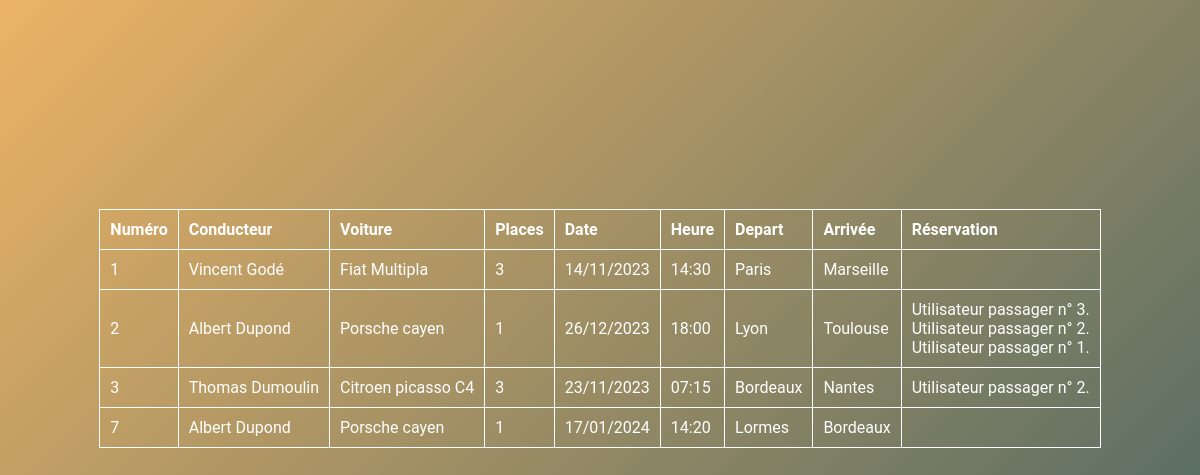
The page /adds_read.php on the database its author committed.
### tables this page shows
CREATE TABLE `adds` (
  `id` int NOT NULL,
  `driverId` int NOT NULL,
  `carId` int NOT NULL,
  `tripDateAndTime` datetime NOT NULL,
  `tripDepartureCity` varchar(255) NOT NULL,
  `tripArrivalCity` varchar(255) NOT NULL
);

CREATE TABLE `users` (
  `id` int NOT NULL,
  `firstname` varchar(255) NOT NULL,
  `lastname` varchar(255) NOT NULL,
  `email` varchar(255) NOT NULL,
  `birthday` datetime NOT NULL
);

CREATE TABLE `cars` (
  `id` int NOT NULL,
  `carmodel` varchar(255) NOT NULL,
  `color` varchar(255) NOT NULL,
  `capacity` varchar(255) NOT NULL
);

CREATE TABLE `bookings` (
  `id` int NOT NULL,
  `addId` int NOT NULL,
  `passengerId` int NOT NULL
);

### class/Entities/Add.php (called while the page is built, shortened)
<?php
class Add
{
    private $id;
    private $tripDateAndTime;
    private $tripDepartureCity;
    private $tripArrivalCity;
    private $bookings;
    public function getId(): string
    {
        return $this->id;
    }
    public function setId(string $id): void
    {
        $this->id = $id;
    }
    public function getTripDateAndTime(): DateTime
    {
        return $this->tripDateAndTime;
    }
    public function setTripDateAndTime(DateTime $tripDateAndTime): void
    {
        $this->tripDateAndTime = $tripDateAndTime;
    }
    public function getTripDepartureCity(): string
    {
        return $this->tripDepartureCity;
    }
    public function setTripDepartureCity(string $tripDepartureCity): void
    {
        $this->tripDepartureCity = $tripDepartureCity;
    }
    public function getTripArrivalCity(): string
    {
        return $this->tripArrivalCity;
    }
    public function setTripArrivalCity(string $tripArrivalCity): void
    {
        $this->tripArrivalCity = $tripArrivalCity;
    }
    public function getBookings(): ?array
    {
        return $this->bookings;
    }
    public function setBookings(array $bookings)
    {
        $this->bookings = $bookings;
        return $this;
    }
}

### class/Services/DataBaseService.php (called while the page is built, shortened)
<?php
class DataBaseService
{
    private $connection;
    public function __construct()
    {
        try {
            $this->connection = new PDO(
                'mysql:host=' . self::HOST . ';port=' . self::PORT . ';dbname=' . self::DATABASE_NAME,
                self::MYSQL_USER,
                self::MYSQL_PASSWORD
            );
            $this->connection->exec("SET CHARACTER SET utf8");
        } catch (Exception $e) {
            echo 'Erreur : ' . $e->getMessage();
        }
    }
    public function getUsers(): array
    {
        $users = [];
        $sql = 'SELECT * FROM users';
        $query = $this->connection->query($sql);
        $results = $query->fetchAll(PDO::FETCH_ASSOC);
        if (!empty($results)) {
            $users = $results;
        }
        return $users;
    }
    public function getCars(): array
    {
        $cars = [];
        $sql = 'SELECT * FROM cars';
        $query = $this->connection->query($sql);
        $results = $query->fetchAll(PDO::FETCH_ASSOC);
        if (!empty($results)) {
            $cars = $results;
        }
        return $cars;
    }
    public function getAdds(): array
    {
        $adds = [];
        $sql = 'SELECT * FROM adds';
        $query = $this->connection->query($sql);
        $results = $query->fetchAll(PDO::FETCH_ASSOC);
        if (!empty($results)) {
            $adds = $results;
        }
        return $adds;
    }
    public function getUserCars(string $userId): array
    {
        $userCars = [];
        $data = [
            'userId' => $userId,
        ];
        $sql = '
            SELECT c.*
            FROM cars as c
            LEFT JOIN users_cars as uc ON uc.car_id = c.id
            WHERE uc.user_id = :userId';
        $query = $this->connection->prepare($sql);
        $query->execute($data);
        $results = $query->fetchAll(PDO::FETCH_ASSOC);
        if (!empty($results)) {
            $userCars = $results;
        }
        return $userCars;
    }
    public function getUserBookings(string $userId): array
    {
        $userBookings = [];
        $data = [
            'userId' => $userId,
        ];
        $sql = '
            SELECT b.*
            FROM bookings as b
            LEFT JOIN users_bookings as ub ON ub.booking_id = b.id
            WHERE ub.user_id = :userId';
        $query = $this->connection->prepare($sql);
        $query->execute($data);
        $results = $query->fetchAll(PDO::FETCH_ASSOC);
        if (!empty($results)) {
            $userBookings = $results;
        }
        return $userBookings;
    }
    public function getUserAdds(string $userId): array
    {
        $userAdds = [];
        $data = [
            'userId' => $userId,
        ];
        $sql = '
            SELECT a.*
            FROM adds as a
            LEFT JOIN users_adds as ua ON ua.add_id = a.id
            WHERE ua.user_id = :userId';
        $query = $this->connection->prepare($sql);
        $query->execute($data);
        $results = $query->fetchAll(PDO::FETCH_ASSOC);
        if (!empty($results)) {
            $userAdds = $results;
        }
        return $userAdds;
    }
    public function getAddBookings(string $addId): array
    {
        $addBookings = [];
        $data = [
            'addId' => $addId,
        ];
        $sql = '
            SELECT b.*
            FROM bookings as b
            LEFT JOIN adds as a ON b.addId = a.id
            WHERE b.addId = :addId';
        $query = $this->connection->prepare($sql);
        $query->execute($data);
        $results = $query->fetchAll(PDO::FETCH_ASSOC);
        if (!empty($results)) {
            $addBookings = $results;
        }
        return $addBookings;
    }
}

### class/Services/AddsService.php (called while the page is built, shortened)
<?php
class AddsService
{
    public function getAdds(): array
    {
        $adds = [];
        $dataBaseService = new DataBaseService();
        $addsDTO = $dataBaseService->getAdds();
        if (!empty($addsDTO)) {
            foreach ($addsDTO as $addDTO) {
                $add = new Add();
                $add->setId($addDTO['id']);
                $add->setDriverId($addDTO['driverId']);
                $add->setCarId($addDTO['carId']);
                $add->setTripDepartureCity($addDTO['tripDepartureCity']);
                $add->setTripArrivalCity($addDTO['tripArrivalCity']);
                $tripDateAndTime = new DateTime($addDTO['tripDateAndTime']);
                if ($tripDate !== false) {
                    $add->setTripDateAndTime($tripDateAndTime);
                }
                $bookings = $this->getAddBookings($addDTO['id']);
                $add->setBookings($bookings);
                $adds[] = $add;
            }
        }
        return $adds;
    }
    public function getAddBookings(string $addId): array
    {
        $addBookings = [];
        $dataBaseService = new DataBaseService();
        $addsBookingsDTO = $dataBaseService->getAddBookings($addId);
        if (!empty($addsBookingsDTO)) {
            foreach ($addsBookingsDTO as $addBookingDTO) {
                $booking = new Booking();
                $booking->setId($addBookingDTO['id']);
                $booking->setaddId($addBookingDTO['addId']);
                $booking->setPassengerId($addBookingDTO['passengerId']);
                $addBookings[] = $booking;
            }
        }
        return $addBookings;
    }
}

### class/Services/UsersService.php (called while the page is built, shortened)
<?php
class UsersService
{
    public function getUsers(): array
    {
        $users = [];
        $dataBaseService = new DataBaseService();
        $usersDTO = $dataBaseService->getUsers();
        if (!empty($usersDTO)) {
            foreach ($usersDTO as $userDTO) {
                $user = new User();
                $user->setId($userDTO['id']);
                $user->setFirstname($userDTO['firstname']);
                $user->setLastname($userDTO['lastname']);
                $user->setEmail($userDTO['email']);
                $date = new DateTime($userDTO['birthday']);
                if ($date !== false) {
                    $user->setBirthday($date);
                }
                $cars = $this->getUserCars($userDTO['id']);
                $user->setCars($cars);
                $adds = $this->getUserAdds($userDTO['id']);
                $user->setAdds($adds);
                $bookings = $this->getUserBookings($userDTO['id']);
                $user->setBookings($bookings);
                $users[] = $user;
            }
        }
        return $users;
    }
    public function getUserCars(string $userId): array
    {
        $userCars = [];
        $dataBaseService = new DataBaseService();
        $usersCarsDTO = $dataBaseService->getUserCars($userId);
        if (!empty($usersCarsDTO)) {
            foreach ($usersCarsDTO as $userCarDTO) {
                $car = new Car();
                $car->setId($userCarDTO['id']);
                $car->setCarModel($userCarDTO['carmodel']);
                $car->setColor($userCarDTO['color']);
                $car->setCapacity($userCarDTO['capacity']);
                $userCars[] = $car;
            }
        }
        return $userCars;
    }
    public function getUserBookings(string $userId): array
    {
        $userBookings = [];
        $dataBaseService = new DataBaseService();
        $usersBookingsDTO = $dataBaseService->getUserBookings($userId);
        if (!empty($usersBookingsDTO)) {
            foreach ($usersBookingsDTO as $userBookingDTO) {
                $booking = new Booking();
                $booking->setId($userBookingDTO['id']);
                $booking->setaddId($userBookingDTO['addId']);
                $booking->setPassengerId($userBookingDTO['passengerId']);
                $userBookings[] = $booking;
            }
        }
        return $userBookings;
    }
    public function getUserAdds(string $userId): array
    {
        $userAdds = [];
        $dataBaseService = new DataBaseService();
        $usersAddsDTO = $dataBaseService->getUserAdds($userId);
        if (!empty($usersAddsDTO)) {
            foreach ($usersAddsDTO as $userAddDTO) {
                $date = new DateTime($userAddDTO['tripDateAndTime']);
                $add = new Add();
                $add->setId($userAddDTO['id']);
                $add->setDriverId($userAddDTO['driverId']);
                $add->setCarId($userAddDTO['carId']);
                $add->setTripDateAndTime($date);
                $add->setTripDepartureCity($userAddDTO['tripDepartureCity']);
                $add->setTripArrivalCity($userAddDTO['tripArrivalCity']);
                $userAdds[] = $add;
            }
        }
        return $userAdds;
    }
}

### class/Entities/User.php (called while the page is built, shortened)
<?php
class User
{
    public function setCars(array $cars)
    {
        return $this;
    }
    public function setAdds(array $adds)
    {
        return $this;
    }
}

### class/Services/CarsService.php (called while the page is built, shortened)
<?php
class CarsService
{
    public function getCars(): array
    {
        $cars = [];
        $dataBaseService = new DataBaseService();
        $carsDTO = $dataBaseService->getCars();
        if (!empty($carsDTO)) {
            foreach ($carsDTO as $carDTO) {
                $car = new Car();
                $car->setId($carDTO['id']);
                $car->setCarModel($carDTO['carmodel']);
                $car->setColor($carDTO['color']);
                $car->setCapacity($carDTO['capacity']);
                $cars[] = $car;
            }
        }
        return $cars;
    }
}

### class/Entities/Car.php (called while the page is built, shortened)
<?php
class Car
{
    private $carModel;
    private $capacity;
    public function getCarModel(): string
    {
        return $this->carModel;
    }
    public function setCarModel(string $carModel): void
    {
        $this->carModel = $carModel;
    }
    public function getCapacity(): int
    {
        return $this->capacity;
    }
    public function setCapacity(int $capacity): void
    {
        $this->capacity = $capacity;
    }
}

### class/Entities/Booking.php (called while the page is built, shortened)
<?php
class Booking
{
    public function getPassengerId(): string
    {
        return $this->lastname;
    }
    public function setPassengerId(string $lastname): void
    {
        $this->lastname = $lastname;
    }
}

### class/Controllers/AddsController.php (the view, shortened to what this page needs)
<?php
class AddsController
{
    public function getAdds(): string
    {
        $html = '';
        $addsService = new AddsService();
        $adds = $addsService->getAdds();
        $usersService = new UsersService();
        $users = $usersService->getUsers();
        $carsService = new CarsService();
        $cars = $carsService->getCars();
        foreach ($adds as $add) {
            $driverName ='';
            foreach($users as $user){
                if($user->getId() === $add->getDriverId()){
                    $driverName = $user->getFirstname().' '. $user->getLastname();
                }
            }
            $carModel ='';
            $carCapacity ='';
            foreach($cars as $car){
                if($car->getId() === $add->getDriverId()){
                    $carModel = $car->getCarModel();
                    $carCapacity = $car->getCapacity();
                }
            }
            $addsBookings = '';
            if (!empty($add->getBookings())) {
                foreach ($add->getBookings() as $booking) {
                    $addsBookings .= 'Utilisateur passager n° ' . $booking->getPassengerId() . '.<br/>';
                }
            }
            $html .=
                '<tr>'.
                    '<td>' . $add->getId() . '</td>' .
                    '<td>' . $driverName . '</td>' .
                    '<td>' . $carModel . '</td>' .
                    '<td>' . $carCapacity . '</td>' .
                    '<td>' . $add->getTripDateAndTime()->format('d/m/Y') . '</td>' .
                    '<td>' . $add->getTripDateAndTime()->format('H:i') . '</td>' .
                    '<td>' . $add->getTripDepartureCity() . '</td>' .
                    '<td>' . $add->getTripArrivalCity()  . '</td>' .
                    '<td>' . $addsBookings  . '</td>' .
                '</tr>';
        }
        return $html;
    }
}

### css/form.css (style rules this page uses)
table, th, td { border: 1px solid; border-collapse: collapse; padding: 10px; text-align: left; }

### rows shown on the page
adds: id "1", tripDepartureCity "Paris", tripArrivalCity "Marseille"
users: driverName "Vincent Godé"
cars: carmodel "Fiat Multipla", capacity "3"
adds: id "2", tripDepartureCity "Lyon", tripArrivalCity "Toulouse"
users: driverName "Albert Dupond Albert Dupond"
cars: carmodel "Porsche cayen Porsche cayen", capacity "1 1"
bookings: passengerId "3"
bookings: passengerId "1"
adds: id "3", tripDepartureCity "Bordeaux", tripArrivalCity "Nantes"
users: driverName "Thomas Dumoulin"
cars: carmodel "Citroen picasso C4", capacity "3"
adds: id "7", tripDepartureCity "Lormes", tripArrivalCity "Bordeaux"

### other values the page prints
$add->getTripDateAndTime()->format('d/m/Y') "14/11/2023 26/12/2023 23/11/2023 17/01/2024"
$add->getTripDateAndTime()->format('H:i') "14:30 18:00 07:15 14:20"
$booking->getPassengerId() "2"
